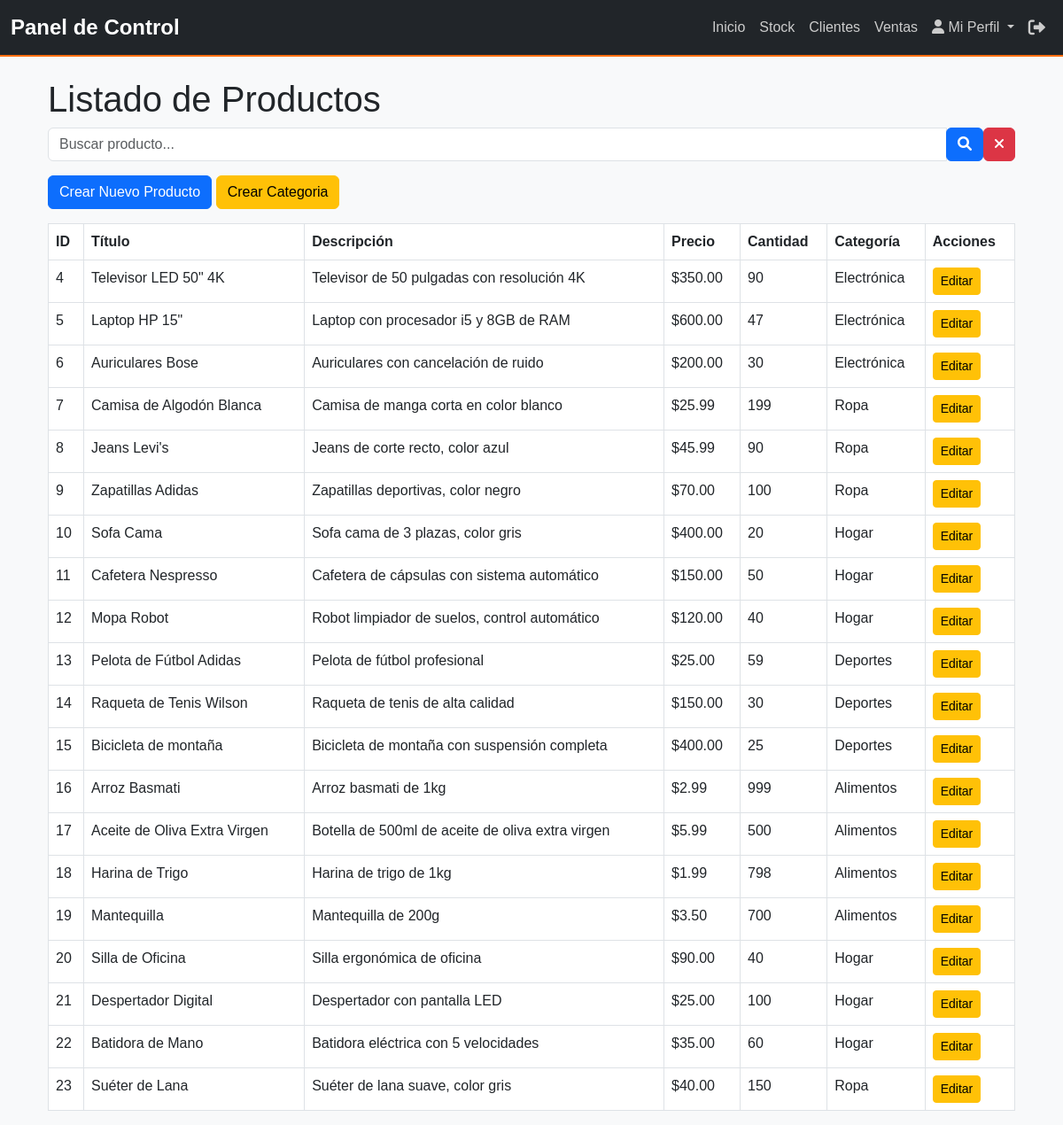
/productos/, run on the app's committed database.
### myapp/models.py (models this page shows, shortened)
class Producto(models.Model):
    titulo = models.CharField(max_length=200)  # Título del producto
    descripcion = models.TextField()  # Descripción del producto
    precio = models.DecimalField(max_digits=10, decimal_places=2)  # Precio del producto
    cantidad = models.PositiveIntegerField()  # Cantidad disponible
    categoria = models.ForeignKey(Categoria, on_delete=models.CASCADE, related_name='productos')
    fecha_creacion = models.DateTimeField(auto_now_add=True)  # Fecha de creación del producto
    ultima_actualizacion = models.DateTimeField(auto_now=True)  # Fecha de última actualización del producto

class Categoria(models.Model):
    nombre = models.CharField(max_length=100)  # Nombre único para evitar duplicados
    descripcion = models.TextField(blank=True, null=True)  # Descripción opcional de la categoría

### myapp/views.py (the view)
# urls.py: path('productos/', views.ProductoListView.as_view(), name='producto_list'),
class ProductoListView(ListView):
    model = Producto
    template_name = "productos/producto_list.html"
    context_object_name = "productos"
    def get_queryset(self):
        queryset = super().get_queryset()
        query = self.request.GET.get('q')
        if query:
            queryset = queryset.filter(titulo__icontains=query)  # Filtra productos cuyo título contenga la cadena
        return queryset

### myapp/context_processors.py (called while the page is built, shortened)
def user_role(request):
    return {'role': 'Invitado'}

### myapp/templates/productos/producto_list.html (shortened to what this page needs)
{% extends '../base.html' %}
{% block content %}
    <div class="container mt-4">
        <h1>Listado de Productos</h1>
        <form method="get" class="form-inline mb-3 d-flex align-items-center">
            <div class="input-group">
                <input type="text" name="q" class="form-control" placeholder="Buscar producto..." value="{{ request.GET.q }}">
                <div class="input-group-append">
                    <button type="submit" class="btn btn-primary">
                        <i class="fas fa-search"></i>
                    </button>
                </div>
            </div>
            <a href="{% url 'producto_list' %}" class="btn btn-danger ml-2">
                <i class="fas fa-times"></i>
            </a>
        </form>
        <a href="{% url 'producto_create' %}" class="btn btn-primary mb-3">Crear Nuevo Producto</a>
        <a href="{% url 'categoria_list' %}" class="btn btn-warning mb-3">Crear Categoria</a>
        <table class="table table-bordered">
            <thead>
                <tr>
                    <th>ID</th>
                    <th>Título</th>
                    <th>Descripción</th>
                    <th>Precio</th>
                    <th>Cantidad</th>
                    <th>Categoría</th>
                    <th>Acciones</th>
                </tr>
            </thead>
            <tbody>
                {% for producto in productos %}
                    <tr>
                        <td>{{ producto.id }}</td>
                        <td>{{ producto.titulo }}</td>
                        <td>{{ producto.descripcion }}</td>
                        <td>${{ producto.precio }}</td>
                        <td>{{ producto.cantidad }}</td>
                        <td>{{ producto.categoria.nombre }}</td>
                        <td>
                            <a href="{% url 'producto_update' producto.id %}" class="btn btn-warning btn-sm">Editar</a>
                        </td>
                    </tr>
                {% endfor %}
            </tbody>
        </table>
    </div>
{% endblock %}

### myapp/static/css/styles.css (style rules this page uses)
body { font-family: 'Arial', sans-serif; background-color: #cacbce; margin: 0; padding: 0; }

### data on the page
Producto: id "4", titulo "Televisor LED 50\" 4K", descripcion "Televisor de 50 pulgadas con resolución 4K", precio "350.00", cantidad "90", categoria.nombre "Electrónica"
Producto: id "5", titulo "Laptop HP 15\"", descripcion "Laptop con procesador i5 y 8GB de RAM", precio "600.00", cantidad "47", categoria.nombre "Electrónica"
Producto: id "6", titulo "Auriculares Bose", descripcion "Auriculares con cancelación de ruido", precio "200.00", cantidad "30", categoria.nombre "Electrónica"
Producto: id "7", titulo "Camisa de Algodón Blanca", descripcion "Camisa de manga corta en color blanco", precio "25.99", cantidad "199", categoria.nombre "Ropa"
Producto: id "8", titulo "Jeans Levi's", descripcion "Jeans de corte recto, color azul", precio "45.99", cantidad "90", categoria.nombre "Ropa"
Producto: id "9", titulo "Zapatillas Adidas", descripcion "Zapatillas deportivas, color negro", precio "70.00", cantidad "100", categoria.nombre "Ropa"
Producto: id "10", titulo "Sofa Cama", descripcion "Sofa cama de 3 plazas, color gris", precio "400.00", cantidad "20", categoria.nombre "Hogar"
Producto: id "11", titulo "Cafetera Nespresso", descripcion "Cafetera de cápsulas con sistema automático", precio "150.00", cantidad "50", categoria.nombre "Hogar"
Producto: id "12", titulo "Mopa Robot", descripcion "Robot limpiador de suelos, control automático", precio "120.00", cantidad "40", categoria.nombre "Hogar"
Producto: id "13", titulo "Pelota de Fútbol Adidas", descripcion "Pelota de fútbol profesional", precio "25.00", cantidad "59", categoria.nombre "Deportes"
Producto: id "14", titulo "Raqueta de Tenis Wilson", descripcion "Raqueta de tenis de alta calidad", precio "150.00", cantidad "30", categoria.nombre "Deportes"
Producto: id "15", titulo "Bicicleta de montaña", descripcion "Bicicleta de montaña con suspensión completa", precio "400.00", cantidad "25", categoria.nombre "Deportes"
Producto: id "16", titulo "Arroz Basmati", descripcion "Arroz basmati de 1kg", precio "2.99", cantidad "999", categoria.nombre "Alimentos"
Producto: id "17", titulo "Aceite de Oliva Extra Virgen", descripcion "Botella de 500ml de aceite de oliva extra virgen", precio "5.99", cantidad "500", categoria.nombre "Alimentos"
Producto: id "18", titulo "Harina de Trigo", descripcion "Harina de trigo de 1kg", precio "1.99", cantidad "798", categoria.nombre "Alimentos"
Producto: id "19", titulo "Mantequilla", descripcion "Mantequilla de 200g", precio "3.50", cantidad "700", categoria.nombre "Alimentos"
Producto: id "20", titulo "Silla de Oficina", descripcion "Silla ergonómica de oficina", precio "90.00", cantidad "40", categoria.nombre "Hogar"
Producto: id "21", titulo "Despertador Digital", descripcion "Despertador con pantalla LED", precio "25.00", cantidad "100", categoria.nombre "Hogar"
Producto: id "22", titulo "Batidora de Mano", descripcion "Batidora eléctrica con 5 velocidades", precio "35.00", cantidad "60", categoria.nombre "Hogar"
Producto: id "23", titulo "Suéter de Lana", descripcion "Suéter de lana suave, color gris", precio "40.00", cantidad "150", categoria.nombre "Ropa"
